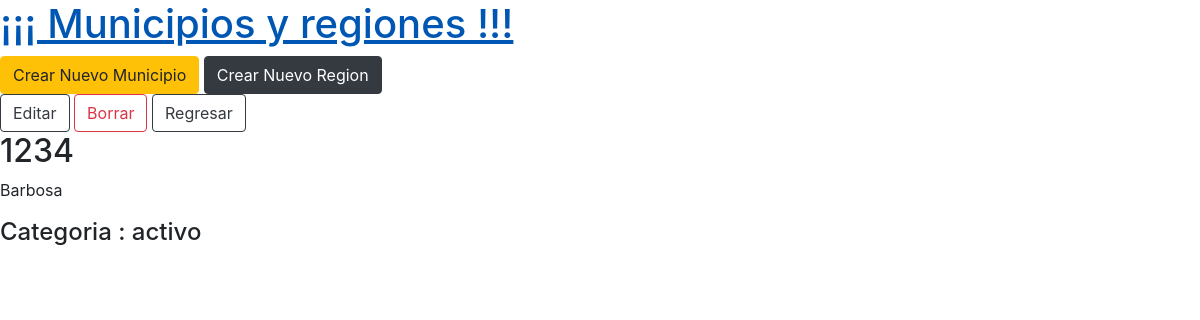
The page /talenta/municipio/24/ on the database its author committed.
### municipio/models.py (models this page shows, shortened)
class Municipio(models.Model):
    codigo_m = models.IntegerField(True)
    nombre_m = models.CharField(max_length=200)
    estado = models.CharField(max_length=50, choices=TIPO_OPCIONES, default=ACTIVO)
    regiones = models.ManyToManyField(Region)

### municipio/views.py (the view)
# urls.py: path('municipio/<int:pk>/', views.municipio_detail, name='municipio_detail'),
def municipio_detail(request, pk):
    mun = get_object_or_404(Municipio, pk=pk)
    context = {
    'mun': mun,
    }
    return render(request, 'municipio_detail.html', context)

### municipio/templates/municipio_detail.html
{% extends 'base.html' %}
{% block content %}
 	<div>
        <a class="btn btn-outline-dark" href="{% url 'municipio:municipio_edit' pk=mun.pk %}"><span class="glyphicon glyphicon-pencil">Editar</span></a>
        <a class="btn btn-outline-danger" href="{% url 'municipio:municipio_delete' pk=mun.pk %}"><span class="glyphicon glyphicon-pencil">Borrar</span></a>
        <a class="btn btn btn-outline-dark" href="{% url 'municipio:municipio_view' %}">Regresar <span class="sr-only">(current)</span></a>
        <h2>{{ mun.codigo_m }}</h2>
        <p class="texto">{{ mun.nombre_m }}</p>
        <h4>Categoria : {{ mun.estado }}</h4>
    </div>
{% endblock %}

### rows shown on the page
Municipio: codigo_m "1234", nombre_m "Barbosa", estado "activo"
